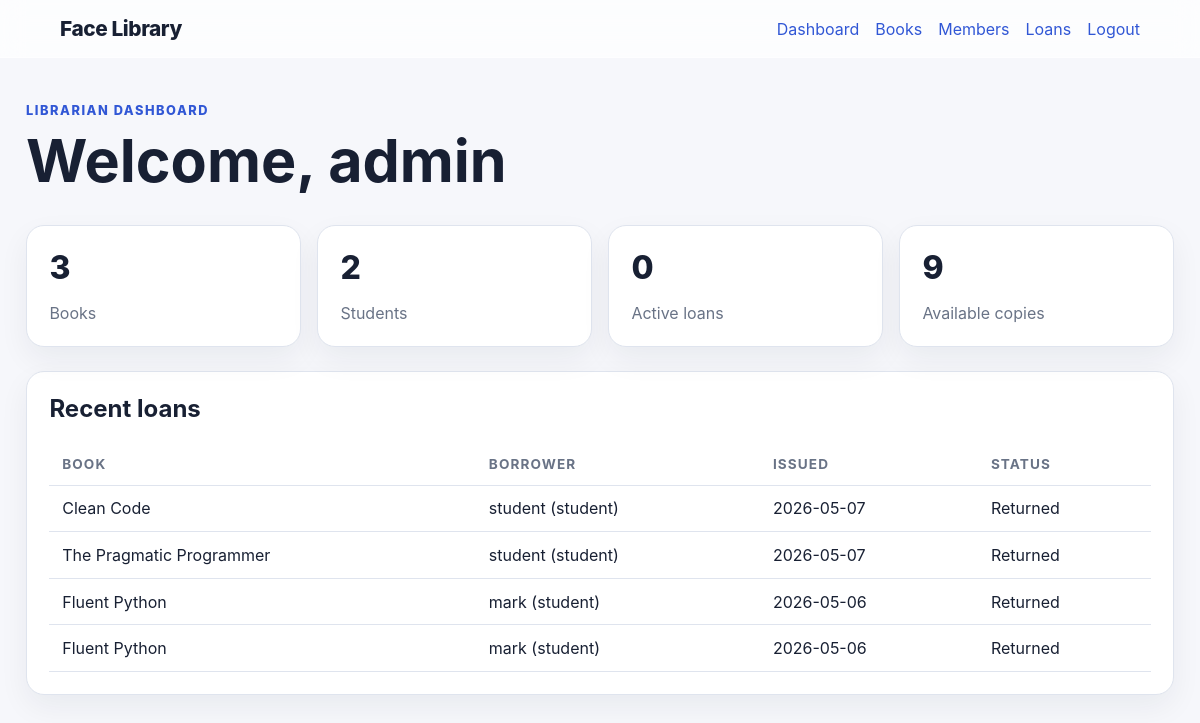
Page /dashboard (signed in) on the earlier database version.
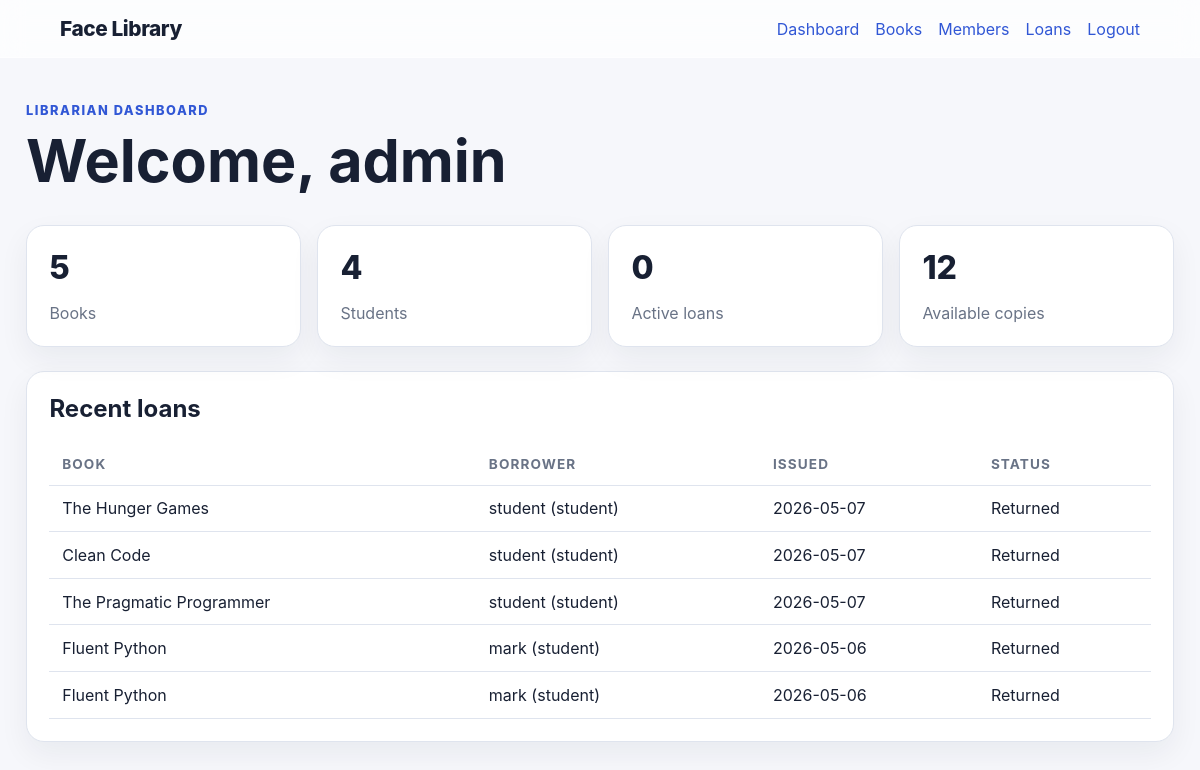
Same page on the later database version.
### app/models.py (models this page shows, shortened)
class Loan(db.Model):
    id = db.Column(db.Integer, primary_key=True)
    book_id = db.Column(db.Integer, db.ForeignKey("book.id"), nullable=False)
    member_id = db.Column(db.Integer, db.ForeignKey("member.id"), nullable=True)
    student_id = db.Column(db.Integer, db.ForeignKey("user.id"), nullable=True)
    issued_at = db.Column(db.DateTime, nullable=False, default=datetime.utcnow)
    due_at = db.Column(db.DateTime, nullable=False)
    returned_at = db.Column(db.DateTime, nullable=True)
    book = db.relationship("Book", back_populates="loans")
    member = db.relationship("Member", back_populates="loans")
    student = db.relationship("User", back_populates="student_loans", foreign_keys=[student_id])
    @property
    def borrower_name(self):
        if self.student:
            return f"{self.student.username} (student)"
        if self.member:
            return self.member.name
        return "Unknown borrower"

class Book(db.Model):
    id = db.Column(db.Integer, primary_key=True)
    title = db.Column(db.String(200), nullable=False, index=True)
    author = db.Column(db.String(200), nullable=False)
    isbn = db.Column(db.String(64), unique=True, nullable=True)
    total_copies = db.Column(db.Integer, nullable=False, default=1)
    available_copies = db.Column(db.Integer, nullable=False, default=1)
    cover_image_path = db.Column(db.String(500), nullable=True)
    created_at = db.Column(db.DateTime, nullable=False, default=datetime.utcnow)
    loans = db.relationship("Loan", back_populates="book", cascade="all, delete-orphan")

class User(UserMixin, db.Model):
    id = db.Column(db.Integer, primary_key=True)
    username = db.Column(db.String(80), unique=True, nullable=False, index=True)
    email = db.Column(db.String(120), unique=True, nullable=False, index=True)
    password_hash = db.Column(db.String(255), nullable=False)
    face_image_path = db.Column(db.String(500), nullable=True)
    role = db.Column(db.String(50), nullable=False, default="librarian")
    created_at = db.Column(db.DateTime, nullable=False, default=datetime.utcnow)
    student_loans = db.relationship("Loan", back_populates="student", foreign_keys="Loan.student_id")
    @property
    def is_student(self):
        return self.role == "student"
    @property
    def is_librarian(self):
        return self.role in {"admin", "librarian"}

### app/routes.py (the view)
@main_bp.route("/dashboard")
@librarian_required
def dashboard():
    stats = {
        "books": Book.query.count(),
        "students": User.query.filter_by(role="student").count(),
        "members": Member.query.count(),
        "active_loans": Loan.query.filter_by(returned_at=None).count(),
        "available_copies": db.session.query(func.coalesce(func.sum(Book.available_copies), 0)).scalar(),
    }
    recent_loans = Loan.query.order_by(Loan.issued_at.desc()).limit(5).all()
    return render_template("dashboard.html", stats=stats, recent_loans=recent_loans)

### app/routes.py (called while the page is built)
def get_csrf_token():
    token = session.get("_csrf_token")
    if not token:
        token = token_urlsafe(32)
        session["_csrf_token"] = token
    return token

@main_bp.app_context_processor
def inject_helpers():
    return {"csrf_token": get_csrf_token, "now": datetime.utcnow, "book_cover_url": book_cover_url}

def librarian_required(view):
    @wraps(view)
    def wrapped(*args, **kwargs):
        if not current_user.is_authenticated:
            return redirect(url_for("main.login"))
        if not current_user.is_librarian:
            flash("That page is for librarians only.", "warning")
            return redirect(url_for("main.student_dashboard"))
        return view(*args, **kwargs)
    return wrapped

### app/templates/dashboard.html (shortened to what this page needs)
{% extends "base.html" %}
{% block content %}
<section class="page-header">
  <div>
    <p class="eyebrow">Librarian Dashboard</p>
    <h1>Welcome, {{ current_user.username }}</h1>
  </div>
</section>
<div class="stats-grid">
  <div class="card stat"><span>{{ stats.books }}</span><p>Books</p></div>
  <div class="card stat"><span>{{ stats.students }}</span><p>Students</p></div>
  <div class="card stat"><span>{{ stats.active_loans }}</span><p>Active loans</p></div>
  <div class="card stat"><span>{{ stats.available_copies }}</span><p>Available copies</p></div>
</div>
<section class="card">
  <h2>Recent loans</h2>
  {% if recent_loans %}
  <table>
    <thead><tr><th>Book</th><th>Borrower</th><th>Issued</th><th>Status</th></tr></thead>
    <tbody>
      {% for loan in recent_loans %}
      <tr>
        <td>{{ loan.book.title }}</td>
        <td>{{ loan.borrower_name }}</td>
        <td>{{ loan.issued_at.strftime('%Y-%m-%d') }}</td>
        <td>{{ 'Returned' if loan.returned_at else 'Active' }}</td>
      </tr>
      {% endfor %}
    </tbody>
  </table>
  {% else %}
    <p>No loans yet.</p>
  {% endif %}
</section>
{% endblock %}

Differences in the rows shown:
added Loan: book "The Hunger Games", borrower_name "student (student)", issued_at "2026-05-07", returned_at "Returned"
Other differences:
{{ stats.books }}: "3" → "5"
{{ stats.students }}: "2" → "4"
{{ stats.available_copies }}: "9" → "12"
